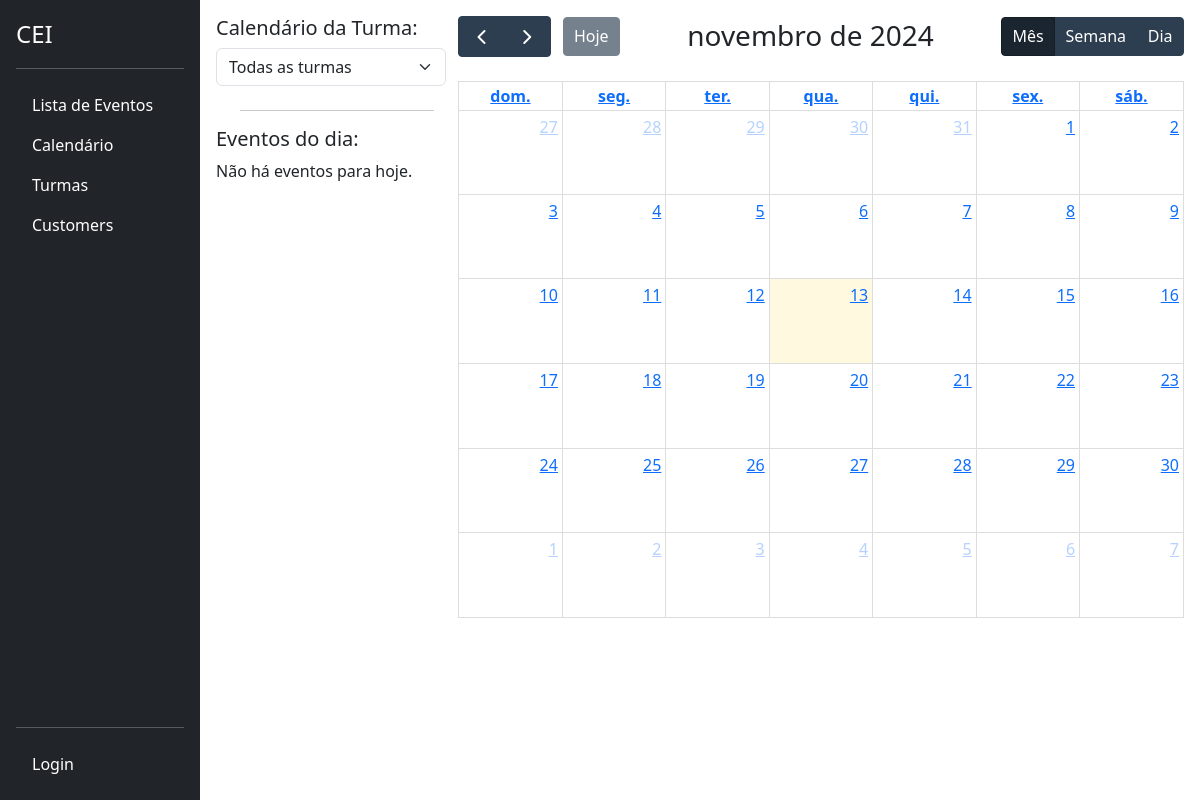
/, run on an earlier commit of the app's database.
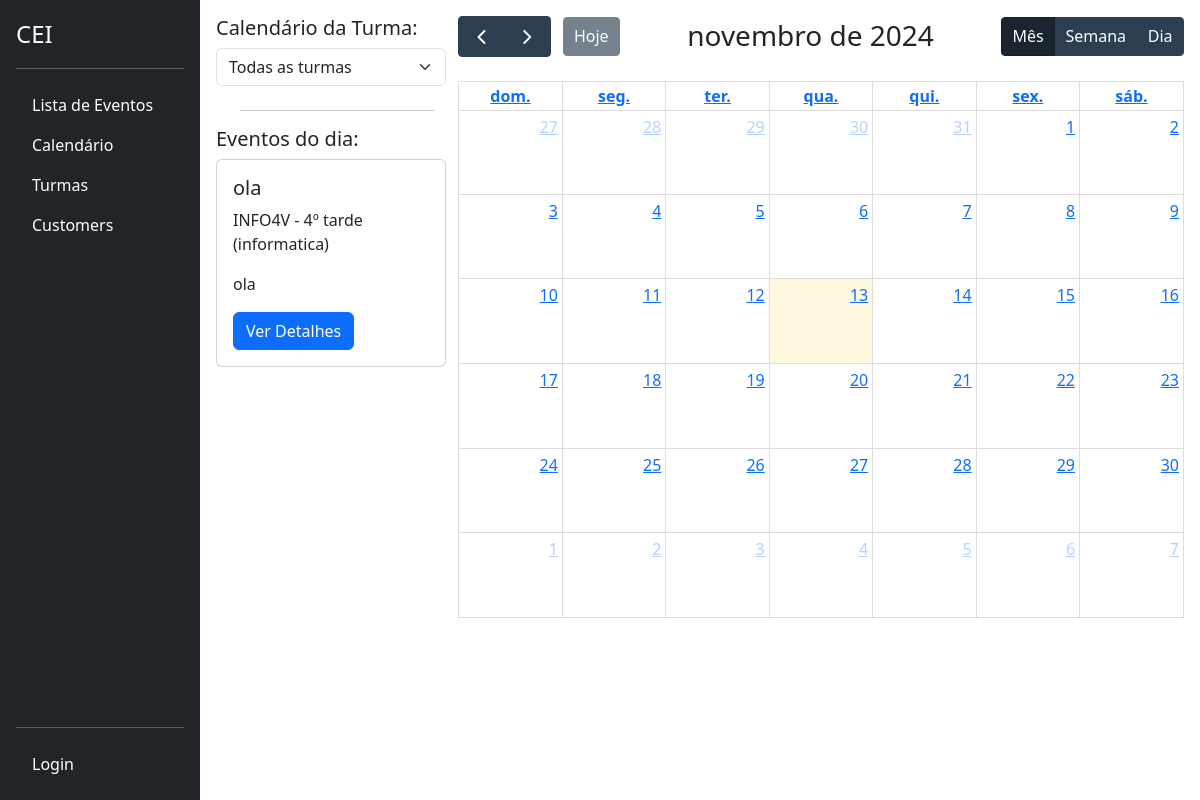
And on a later commit of the database.
### tasks/models.py (models this page shows, shortened)
class Task(models.Model):
    id = models.BigAutoField(primary_key=True)
    title = models.CharField(max_length=255)
    description = models.TextField()
    start_date = models.DateField()
    end_date = models.DateField()
    total_subs = models.PositiveIntegerField(default=0)
    subs = models.PositiveIntegerField(default=0)
    start_time = models.TimeField()
    end_time = models.TimeField()
    usuario = models.ForeignKey(CustomUser, on_delete=models.PROTECT)
    turma = models.ForeignKey('classes.Turma', on_delete=models.CASCADE)
    created_at = models.DateTimeField(auto_now_add=True)
    updated_at = models.DateTimeField(auto_now=True)

### classes/models.py (models this page shows, shortened)
class Turma(models.Model):
    TURNO_CHOICES = [
        ('manha', 'Manhã'),
        ('tarde', 'Tarde'),
        ('noite', 'Noite'),
    ]
    CURSO_CHOICES = [
        ('edificacoes', 'Edificações'),
        ('informatica', 'Informática'),
        ('meio_ambiente', 'Meio Ambiente'),
        ('matematica', 'Matemática'),
    ]
    SERIE_CHOICES = [
        ('1', '1º Ano'),
        ('2', '2º Ano'),
        ('3', '3º Ano'),
        ('4', '4º Ano'),
    ]
    nome = models.CharField(max_length=100)
    serie = models.CharField(max_length=1, choices=SERIE_CHOICES)
    turno = models.CharField(max_length=5, choices=TURNO_CHOICES)
    curso = models.CharField(max_length=15, choices=CURSO_CHOICES)
    def __str__(self):
        return f"{self.nome} - {self.serie}º {self.turno} ({self.curso})"

### tasks/views.py (the view)
# urls.py: path('', CalendarView.as_view(), name='calendar'),
class CalendarView(TemplateView):
    template_name = 'tasks/calendar.html'
    def get_context_data(self, **kwargs):
        user_turma = getattr(self.request.user, 'turma', None)
        context = super().get_context_data(**kwargs)
        is_discente = self.request.user.groups.filter(name='Discente').exists()
        today = timezone.localdate()
        if is_discente and user_turma:
            events_today = Task.objects.filter(
                turma=user_turma,
                start_date__lte=today,
                end_date__gte=today
            )
        else:
            events_today = Task.objects.filter(
                start_date__lte=today,
                end_date__gte=today
            )
        context['events_today'] = events_today
        context['turmas'] = Turma.objects.all()
        return context

### tasks/templates/tasks/calendar.html (shortened to what this page needs)
{% extends 'base.html' %}
{% load static %}
{% block content %}
<div id="calendar-container">
    <div class="col-md-3">
        <h5>Calendário da Turma:</h5>
        <select id="turma-select" class="form-select" aria-label="Selecionar Turma" style="width: 95%;">
            <option value="" selected>Todas as turmas</option>
        </select>
        <hr class="thin-line mx-auto mt-4" style="width: 80%;">
        <h5>Eventos do dia:</h5>
        {% for event in events_today %}
            <div class="card mb-2" style="width: 95%;">
                <div class="card-body">
                    <h5 class="card-title">{{ event.title }}</h5>
                    <p class="card-text">{{ event.turma }}</p>
                    <p class="card-text">{{ event.description }}</p>
                    <a href="/task/{{ event.id }}" class="btn btn-primary">Ver Detalhes</a>
                </div>
            </div>
        {% empty %}
            <p>Não há eventos para hoje.</p>
        {% endfor %}
    </div>
    <div class="col-md-9">
        <div id="calendar"></div>
    </div>
</div>
{% endblock %}

What changed in the data, as far as the page shows it:
added Task: title "ola", turma "INFO4V - 4º tarde (informatica)", description "ola"
Also different on the page:
text no longer shown: "Não há eventos para hoje."
